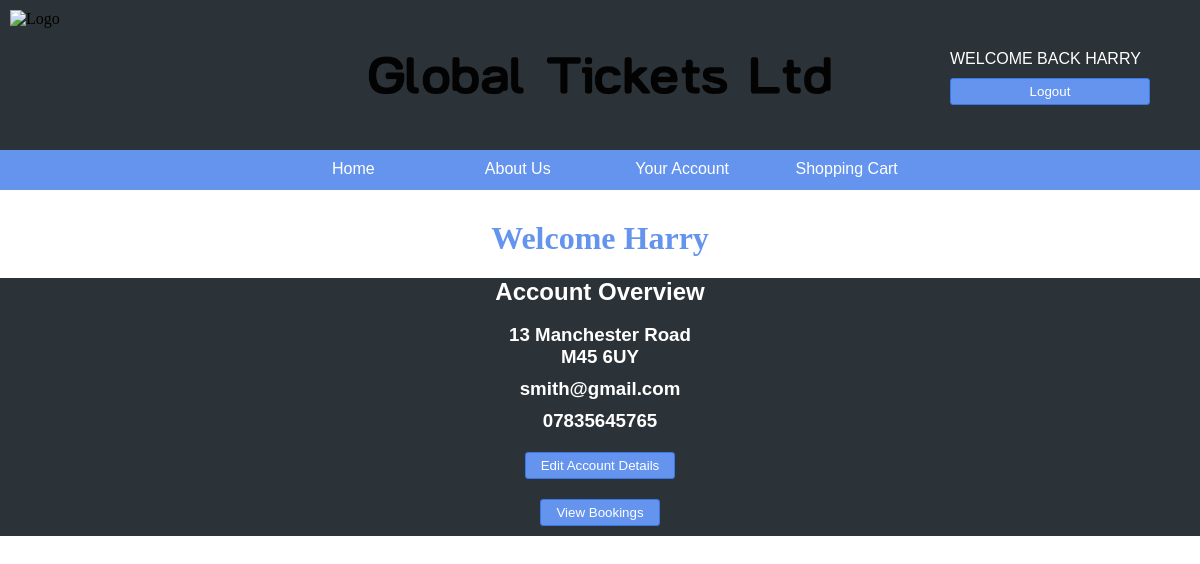
/customerAccount.php (signed in), run on the app's committed database.
### tables this page shows
CREATE TABLE customer (
	cust_id INT NOT NULL AUTO_INCREMENT,
	cust_forename VARCHAR(30) NOT NULL,
	cust_surname VARCHAR(30) NOT NULL,
	cust_title VARCHAR(4) NOT NULL,
	cust_address VARCHAR(50) NOT NULL,
	cust_postcode VARCHAR(8) NOT NULL,
	cust_tel VARCHAR(11) NOT NULL,
	cust_email VARCHAR(50) NOT NULL CHECK (cust_email LIKE '%@%.%'),
	cust_DOB DATE NOT NULL,
	cust_town VARCHAR(20) NOT NULL,
	cust_password VARCHAR(20),
	cust_join_date TIMESTAMP DEFAULT NOW(),
	PRIMARY KEY(cust_id),
	UNIQUE(cust_email)
	);

### public/customerAccount.php (the view, shortened to what this page needs)
<?php
include '../include/Header.php';
include '../include/connection.php';
if(!$signedIn){
     echo "<h1>You are not signed in.</h1>
          <h2>Sign in here to view your account</h2>
          <form action='login.php' id='labelCenter'>
              <input type='submit' value='Sign In' class='Buttons'/>
              <input type='hidden' name='return' value='$page'>
          </form>";
 }
 else{
	$cust_id = $_SESSION['cust_id'];
?>
		<?php
			$stmt = $connection->prepare("SELECT * FROM customer WHERE cust_id = ? ");
			$stmt->bind_param("i", $cust_id);
			if($stmt->execute()){
				$result = $stmt->get_result();
				while($row = mysqli_fetch_assoc($result)){
					$name = $row["cust_forename"];
					$address = $row["cust_address"] . "<br />"
							   . $row["cust_postcode"];
					$email = $row["cust_email"];
					$tel = $row["cust_tel"];
				}
				echo "<h1>Welcome $name  </h1>";
			}else{
				die("Database query failed.");
			}
		?>
 <div id="seperator">
 	<h2>Account Overview</h2><br/>
		<?php echo
			"<h3>$address</h3>
			<h3>$email</h3>
			<h3>$tel</h3>"
		?>
 	<form action= "editInfo.php" method ="post" >
 		<input type="submit" value="Edit Account Details" class ="Buttons"/>
	</form>
 	<form action= "display-bookings.php" method ="post">
 		<input type="submit" value="View Bookings" class="Buttons"/>
	</form>
	</div>
</body>
</html>
<?php
	}
?>

### css/style.css (style rules this page uses)
html, body { padding: 0; margin: 0; }
#seperator { display:block; text-align:center; background-color: #2c3338; color: #ffffff; font-family: arial; }
h1 { color: #6494ed; text-align: center; }
h2 { text-align: center; margin: 0px; }
.Buttons { border: 1px solid #3976e8; color: #fff; background: #6494ed; padding: 5px; padding-left: 15px; padding-right: 15px; border-radius: 3px; margin: 10px; }
h3 { margin: 0px; margin-bottom: 10px; text-align: center; }

### data on the page
customer: cust_forename "Harry", cust_address "13 Manchester Road", cust_postcode "M45 6UY", cust_email "smith@gmail.com", cust_tel "07835645765"

### other printed values
$name "HARRY"
